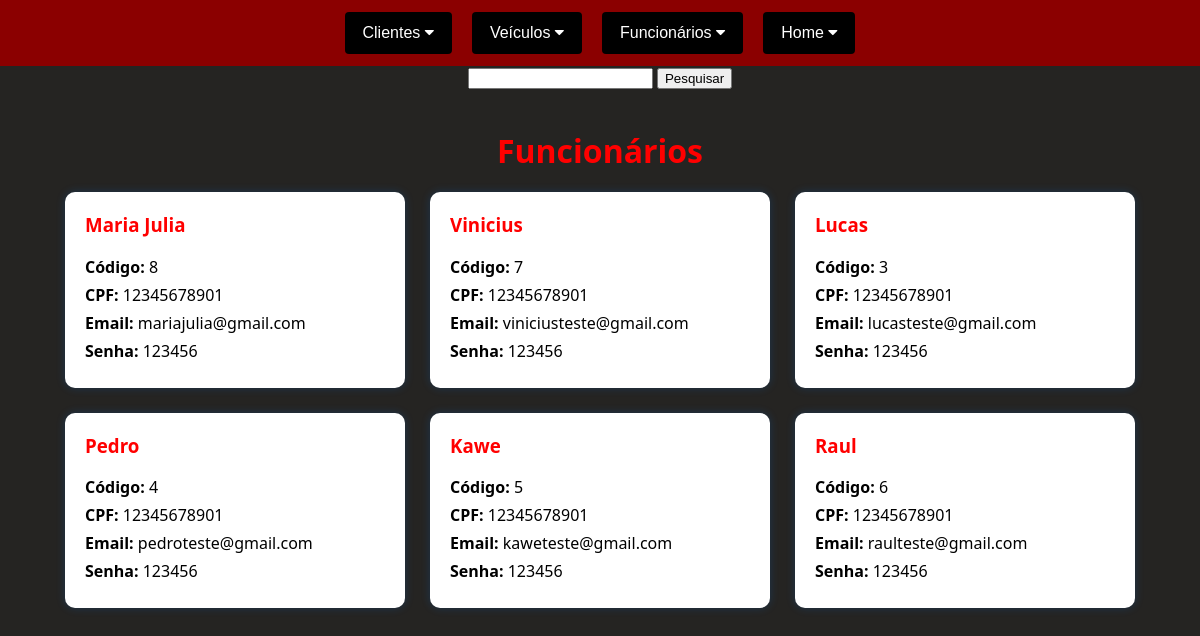
The app's page /exibirFuncionario.php with its own data.
### tables this page shows
CREATE TABLE IF NOT EXISTS `funcionario` (
  `id` int(11) NOT NULL AUTO_INCREMENT,
  `nome` varchar(50) NOT NULL,
  `cpf` varchar(15) NOT NULL,
  `email` varchar(500) NOT NULL,
  `senha` varchar(50) NOT NULL,
  PRIMARY KEY (`id`)
);

### exibirFuncionario.php (the view, shortened to what this page needs)
<?php
include_once("conexao.php");
?>
<!DOCTYPE html>
<html lang="pt-br">
<head>
  <link rel="stylesheet" href="https://cdnjs.cloudflare.com/ajax/libs/font-awesome/4.7.0/css/font-awesome.min.css">
  <link rel="stylesheet" type="text/css" href="listar1.css">
</head>
<body>
<div class="topnav">
  <div class="dropdown">
    <button class="dropbtn">Clientes <i class="fa fa-caret-down"></i></button>
  </div>
  <div class="dropdown">
    <button class="dropbtn">Veículos <i class="fa fa-caret-down"></i></button>
  </div>
  <div class="dropdown">
    <button class="dropbtn">Funcionários <i class="fa fa-caret-down"></i></button>
  </div>
  <div class="dropdown">
    <button class="dropbtn">Home <i class="fa fa-caret-down"></i></button>
  </div>
</div>
<center>
<form name="edit_usuario" method="POST" action="">
  <input type="text" name="nome">
 <input type="submit" value="Pesquisar" name="EditarUsuario">
</form>
</center>
<h1>Funcionários</h1>
<div class="clientes-container">
<?php
if (empty($dados['EditarUsuario'])) {
    $nome = filter_input(INPUT_POST, 'nome');
      $result_clientes = "SELECT * FROM funcionario WHERE nome LIKE '%$nome%' ";
    $resultado_clientes = mysqli_query($conn, $result_clientes);
    while($row = mysqli_fetch_assoc($resultado_clientes)) {
    echo "<div class='cliente-card'>";
    echo "<h3>{$row['nome']}</h3>";
    echo "<p><strong>Código:</strong> {$row['id']}</p>";
    echo "<p><strong>CPF:</strong> {$row['cpf']}</p>";
    echo "<p><strong>Email:</strong> {$row['email']}</p>";
    echo "<p><strong>Senha:</strong> {$row['senha']}</p>";
    echo "</div>";
}
}
?>
</div>
</body>
</html>

### listar1.css (style rules this page uses)
body { background-color: black; font-family: 'Segoe UI', Tahoma, Geneva, Verdana, sans-serif; margin: 0; padding: 0; }
.topnav { background-color: darkred; overflow: visible; display: flex; justify-content: center; padding: 12px; position: relative; z-index: 10; }
.dropdown { position: relative; display: inline-block; margin: 0 10px; z-index: 30; }
.dropbtn { background-color: black; color: white; padding: 12px 18px; font-size: 16px; border: none; cursor: pointer; border-radius: 4px; }
h1 { text-align: center; color: white; margin: 40px 0 20px; }
.clientes-container { display: flex; flex-wrap: wrap; justify-content: center; gap: 25px; padding: 0 20px 40px; }
.cliente-card { background-color: white; border-radius: 10px; box-shadow: 0px 0px 10px rgba(0, 123, 255, 0.2); padding: 20px; width: 300px; color: black; transition: transform 0.3s ease; }
.cliente-card h3 { margin-top: 0; color: red; }
.cliente-card p { margin: 6px 0; }
body { background-color: #252422; font-family: 'Segoe UI', Tahoma, Geneva, Verdana, sans-serif; margin: 0; padding: 0; }
h1 { text-align: center; color: red; margin: 40px 0 20px; }

### records on screen
funcionario: nome "Maria Julia", id "8", cpf "12345678901", email "mariajulia@gmail.com", senha "123456"
funcionario: nome "Vinicius", id "7", cpf "12345678901", email "viniciusteste@gmail.com", senha "123456"
funcionario: nome "Lucas", id "3", cpf "12345678901", email "lucasteste@gmail.com", senha "123456"
funcionario: nome "Pedro", id "4", cpf "12345678901", email "pedroteste@gmail.com", senha "123456"
funcionario: nome "Kawe", id "5", cpf "12345678901", email "kaweteste@gmail.com", senha "123456"
funcionario: nome "Raul", id "6", cpf "12345678901", email "raulteste@gmail.com", senha "123456"
